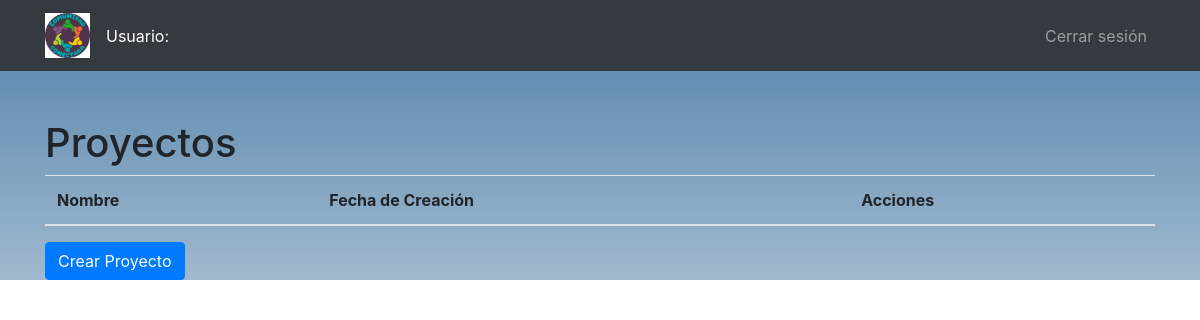
The page /proyectos/ (signed in) on the database as committed earlier.
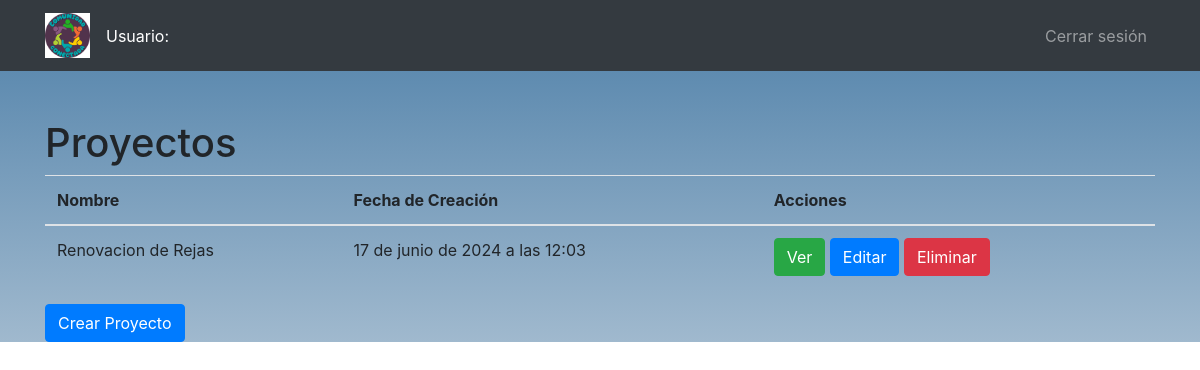
The same page on the database as committed later.
### core/models.py (models this page shows, shortened)
class Proyecto(models.Model):
    nombre = models.CharField(max_length=100)
    descripcion = models.TextField()
    presupuesto = MoneyField(max_digits=10, decimal_places=2, default_currency='CLP')
    fecha_creacion = models.DateTimeField(auto_now_add=True)
    cupos = models.PositiveIntegerField(default=0)
    disponible = models.BooleanField(default=True)

### core/views.py (the view)
@login_required
def proyectos(request):
    proyectos = Proyecto.objects.all()
    form = ProyectoForm()  # Se crea una instancia del formulario ProyectoForm
    return render(request, 'proyectos.html', {'proyectos': proyectos, 'form': form})  # Se pasa 'form' al contexto

### core/templates/proyectos.html (shortened to what this page needs)
{% extends 'base.html' %}
{% block content %}
    <h1>Proyectos</h1>
    <table class="table">
        <thead>
            <tr>
                <th>Nombre</th>
                <th>Fecha de Creación</th>
                <th>Acciones</th>
            </tr>
        </thead>
        <tbody>
            {% for proyecto in proyectos %}
                <tr>
                    <td>{{ proyecto.nombre }}</td>
                    <td>{{ proyecto.fecha_creacion }}</td>
                    <td>
                        <button type="button" class="btn btn-success" data-toggle="modal" data-target="#verProyectoModal{{ proyecto.id }}">Ver</button>
                        <button type="button" class="btn btn-primary" data-toggle="modal" data-target="#editarProyectoModal{{ proyecto.id }}">Editar</button>
                        <button type="button" class="btn btn-danger" data-toggle="modal" data-target="#eliminarProyectoModal{{ proyecto.id }}">Eliminar</button>
                    </td>
                </tr>
            {% endfor %}
        </tbody>
    </table>
    <button type="button" class="btn btn-primary" data-toggle="modal" data-target="#crearProyectoModal">
        Crear Proyecto
    </button>
{% endblock content %}

Rows that differ between the two databases and show on the page:
added Proyecto: nombre "Renovacion de Rejas", fecha_creacion "17 de junio de 2024 a las 12:03"
